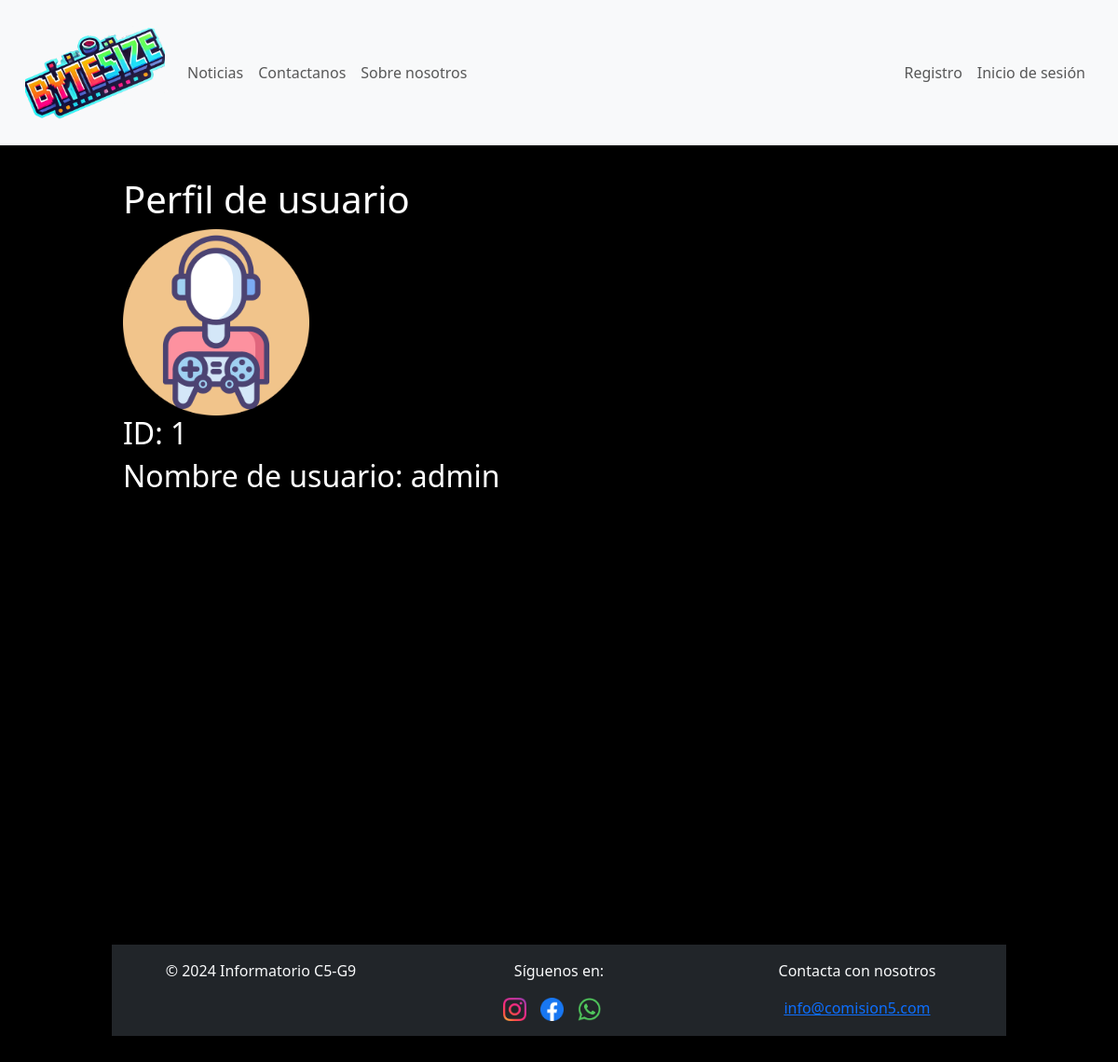
Screenshot of /posts/perfil/1 with the database file from the repository.
### apps/posts/models.py (models this page shows)
class User(AbstractUser):
    icono = models.ImageField(upload_to="media/usuarios",  default='media/usuarios/default.png', null=True, blank=True)
    descripcion = models.TextField(max_length=350)
    def __str__(self):
        return self.username
    class Meta:
        verbose_name = "Usuario"
        verbose_name_plural = "Usuarios"

### apps/posts/views.py (the view)
# urls.py: path("perfil/<int:id>", views.perfil, name="perfil"),
def perfil(request, id):
    ctx = {}
    usuarios = User.objects.get(id=id)
    ctx["usuarios"] = usuarios
    print(usuarios)
    return render(request, "usuarios/perfil.html", ctx)

### templates/usuarios/perfil.html (shortened to what this page needs)
{% extends 'base.html' %}
{% block contenido %}
<div class="perfil-container">
    <h1 class="perfil-titulo">Perfil de usuario</h1>
    <div class="perfil-info">
        {% if usuarios.icono and usuarios.icono.url %}
            <img src="{{ usuarios.icono.url }}" alt="Icono de perfil" class="img-perfil">
        {% else %}
            <div class="icono-placeholder">Sin icono</div>
        {% endif %}
        <div class="perfil-detalles">
            <h2>ID: {{ usuarios.id }}</h2>
            <h2>Nombre de usuario: {{ usuarios.username }}</h2>
        </div>
    </div>
</div>
{% endblock %}

### static/css/style.css (style rules this page uses)
body { background-color: black; color: white; margin: 8%; padding: 2%; }
.img-perfil { width: 200px; }

### rows the page displays
User: icono (placeholder picture), id "1", username "admin"
